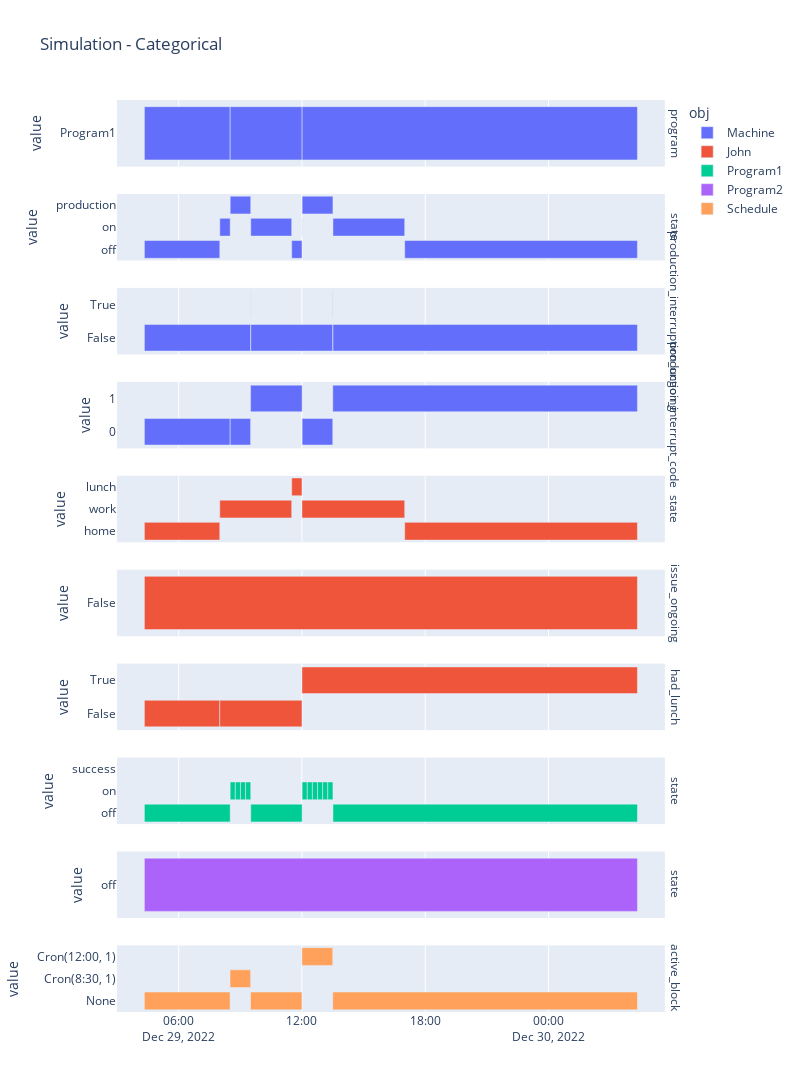
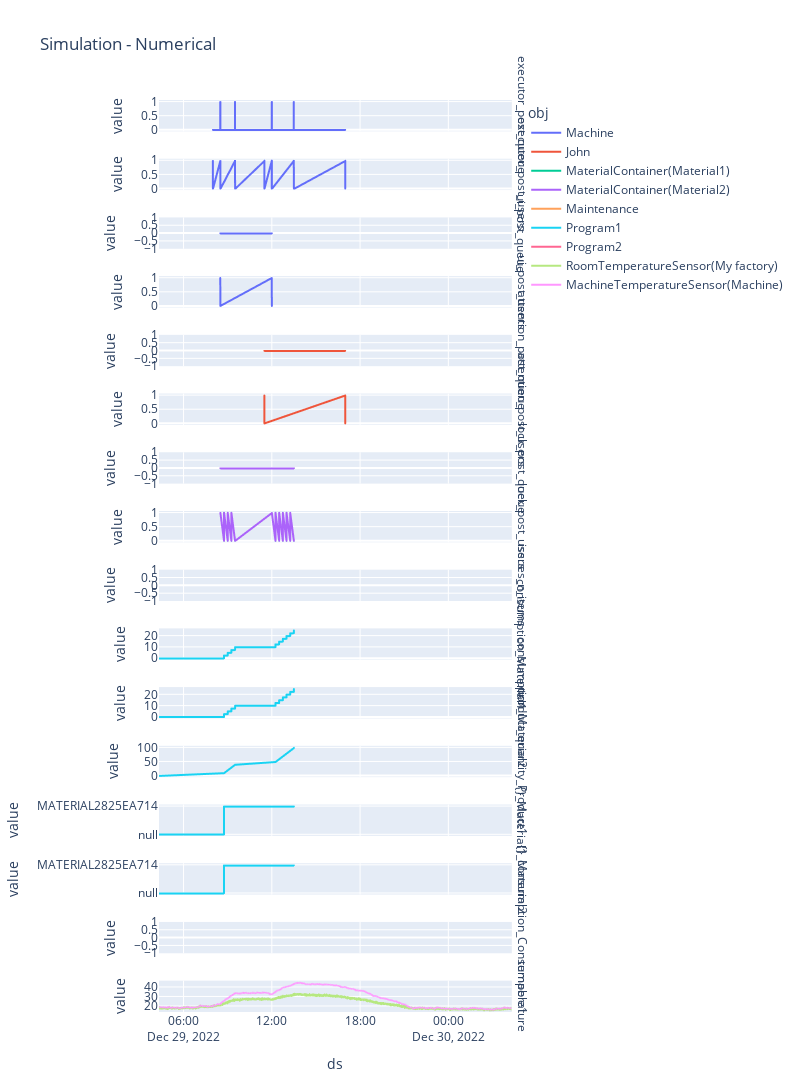

Notebook code for these charts, in order:
### Code cell
import logging
import sys

from src.simulator.factory import Factory


logging.basicConfig(
     filename='run.log',
     filemode='w',
     level=logging.INFO,
     format='%(asctime)s - %(name)s - %(levelname)-7s - %(message)s',
     datefmt='%H:%M:%S'
 )
logger = logging.getLogger(__name__)


logger.info('Starting simulation')
factory = Factory.from_config('config/factory.yml')
factory.run(1)
factory.plot()

### Figure 1 — Plotly figure (JSON) as saved in the notebook; plotly's stock layout.template omitted (floating-point values rounded to 4 significant figures)
{"data": [{"alignmentgroup": "True", "base": ["2022-12-29T04:19:48.906000+02:00", "2022-12-29T08:30:22+02:00", "2022-12-29T12:00:28+02:00"], "hovertemplate": "obj=Machine<br>name=Machine - program<br>ds=%{base}<br>end_ts=%{x}<br>value=%{y}<extra></extra>", "legendgroup": "Machine", "marker": {"color": "#636efa", "pattern": {"shape": ""}}, "name": "Machine", "offsetgroup": "Machine", "orientation": "h", "showlegend": true, "textposition": "auto", "type": "bar", "x": [15033094, 12606000, 58760906], "xaxis": "x10", "y": ["Program1", "Program1", "Program1"], "yaxis": "y10"}, {"alignmentgroup": "True", "base": ["2022-12-29T04:19:48.906000+02:00", "2022-12-29T08:00:03+02:00", "2022-12-29T08:30:24+02:00", "2022-12-29T09:30:26+02:00", "2022-12-29T11:30:03+02:00", "2022-12-29T12:00:06+02:00", "2022-12-29T12:00:30+02:00", "2022-12-29T13:30:32+02:00", "2022-12-29T17:00:03+02:00"], "hovertemplate": "obj=Machine<br>name=Machine - state<br>ds=%{base}<br>end_ts=%{x}<br>value=%{y}<extra></extra>", "legendgroup": "Machine", "marker": {"color": "#636efa", "pattern": {"shape": ""}}, "name": "Machine", "offsetgroup": "Machine", "orientation": "h", "showlegend": false, "textposition": "auto", "type": "bar", "x": [13214094, 1821000, 3602000, 7177000, 1803000, 24000, 5402000, 12571000, 40785906], "xaxis": "x9", "y": ["off", "on", "production", "on", "off", "on", "production", "on", "off"], "yaxis": "y9"}, {"alignmentgroup": "True", "base": ["2022-12-29T04:19:48.906000+02:00", "2022-12-29T09:30:01+02:00", "2022-12-29T09:30:25+02:00", "2022-12-29T13:30:01+02:00", "2022-12-29T13:30:31+02:00"], "hovertemplate": "obj=Machine<br>name=Machine - production_interruption_ongoing<br>ds=%{base}<br>end_ts=%{x}<br>value=%{y}<extra></extra>", "legendgroup": "Machine", "marker": {"color": "#636efa", "pattern": {"shape": ""}}, "name": "Machine", "offsetgroup": "Machine", "orientation": "h", "showlegend": false, "textposition": "auto", "type": "bar", "x": [18612094, 24000, 14376000, 30000, 53357906], "xaxis": "x8", "y": ["False", "True", "False", "True", "False"], "yaxis": "y8"}, {"alignmentgroup": "True", "base": ["2022-12-29T04:19:48.906000+02:00", "2022-12-29T08:30:25+02:00", "2022-12-29T09:30:01+02:00", "2022-12-29T12:00:31+02:00", "2022-12-29T13:30:01+02:00"], "hovertemplate": "obj=Machine<br>name=Machine - production_interrupt_code<br>ds=%{base}<br>end_ts=%{x}<br>value=%{y}<extra></extra>", "legendgroup": "Machine", "marker": {"color": "#636efa", "pattern": {"shape": ""}}, "name": "Machine", "offsetgroup": "Machine", "orientation": "h", "showlegend": false, "textposition": "auto", "type": "bar", "x": [15036094, 3576000, 9030000, 5370000, 53387906], "xaxis": "x7", "y": ["0", "0", "1", "0", "1"], "yaxis": "y7"}, {"alignmentgroup": "True", "base": ["2022-12-29T04:19:48.906000+02:00", "2022-12-29T04:19:48.906000+02:00", "2022-12-29T08:00:00+02:00", "2022-12-29T11:30:03+02:00", "2022-12-29T12:00:03+02:00", "2022-12-29T17:00:03+02:00"], "hovertemplate": "obj=John<br>name=John - state<br>ds=%{base}<br>end_ts=%{x}<br>value=%{y}<extra></extra>", "legendgroup": "John", "marker": {"color": "#EF553B", "pattern": {"shape": ""}}, "name": "John", "offsetgroup": "John", "orientation": "h", "showlegend": true, "textposition": "auto", "type": "bar", "x": [0, 13211094, 12603000, 1800000, 18000000, 40785906], "xaxis": "x6", "y": ["home", "home", "work", "lunch", "work", "home"], "yaxis": "y6"}, {"alignmentgroup": "True", "base": ["2022-12-29T04:19:48.906000+02:00"], "hovertemplate": "obj=John<br>name=John - issue_ongoing<br>ds=%{base}<br>end_ts=%{x}<br>value=%{y}<extra></extra>", "legendgroup": "John", "marker": {"color": "#EF553B", "pattern": {"shape": ""}}, "name": "John", "offsetgroup": "John", "orientation": "h", "showlegend": false, "textposition": "auto", "type": "bar", "x": [86400000], "xaxis": "x5", "y": ["False"], "yaxis": "y5"}, {"alignmentgroup": "True", "base": ["2022-12-29T04:19:48.906000+02:00", "2022-12-29T08:00:00+02:00", "2022-12-29T12:00:03+02:00"], "hovertemplate": "obj=John<br>name=John - had_lunch<br>ds=%{base}<br>end_ts=%{x}<br>value=%{y}<extra></extra>", "legendgroup": "John", "marker": {"color": "#EF553B", "pattern": {"shape": ""}}, "name": "John", "offsetgroup": "John", "orientation": "h", "showlegend": false, "textposition": "auto", "type": "bar", "x": [13211094, 14403000, 58785906], "xaxis": "x4", "y": ["False", "False", "True"], "yaxis": "y4"}, {"alignmentgroup": "True", "base": ["2022-12-29T04:19:48.906000+02:00", "2022-12-29T08:30:25+02:00", "2022-12-29T08:45:25+02:00", "2022-12-29T08:45:25+02:00", "2022-12-29T08:45:25+02:00", "2022-12-29T09:00:25+02:00", "2022-12-29T09:00:25+02:00", "2022-12-29T09:00:25+02:00", "2022-12-29T09:15:25+02:00", "2022-12-29T09:15:25+02:00", "2022-12-29T09:15:25+02:00", "2022-12-29T09:30:25+02:00", "2022-12-29T09:30:25+02:00", "2022-12-29T12:00:31+02:00", "2022-12-29T12:15:31+02:00", "2022-12-29T12:15:31+02:00", "2022-12-29T12:15:31+02:00", "2022-12-29T12:30:31+02:00", "2022-12-29T12:30:31+02:00", "2022-12-29T12:30:31+02:00", "2022-12-29T12:45:31+02:00", "2022-12-29T12:45:31+02:00", "2022-12-29T12:45:31+02:00", "2022-12-29T13:00:31+02:00", "2022-12-29T13:00:31+02:00", "2022-12-29T13:00:31+02:00", "2022-12-29T13:15:31+02:00", "2022-12-29T13:15:31+02:00", "2022-12-29T13:15:31+02:00", "2022-12-29T13:30:31+02:00", "2022-12-29T13:30:31+02:00"], "hovertemplate": "obj=Program1<br>name=Program1 - state<br>ds=%{base}<br>end_ts=%{x}<br>value=%{y}<extra></extra>", "legendgroup": "Program1", "marker": {"color": "#00cc96", "pattern": {"shape": ""}}, "name": "Program1", "offsetgroup": "Program1", "orientation": "h", "showlegend": true, "textposition": "auto", "type": "bar", "x": [15036094, 900000, 0, 0, 900000, 0, 0, 900000, 0, 0, 900000, 0, 9006000, 900000, 0, 0, 900000, 0, 0, 900000, 0, 0, 900000, 0, 0, 900000, 0, 0, 900000, 0, 53357906], "xaxis": "x3", "y": ["off", "on", "success", "off", "on", "success", "off", "on", "success", "off", "on", "success", "off", "on", "success", "off", "on", "success", "off", "on", "success", "off", "on", "success", "off", "on", "success", "off", "on", "success", "off"], "yaxis": "y3"}, {"alignmentgroup": "True", "base": ["2022-12-29T04:19:48.906000+02:00"], "hovertemplate": "obj=Program2<br>name=Program2 - state<br>ds=%{base}<br>end_ts=%{x}<br>value=%{y}<extra></extra>", "legendgroup": "Program2", "marker": {"color": "#ab63fa", "pattern": {"shape": ""}}, "name": "Program2", "offsetgroup": "Program2", "orientation": "h", "showlegend": true, "textposition": "auto", "type": "bar", "x": [86400000], "xaxis": "x2", "y": ["off"], "yaxis": "y2"}, {"alignmentgroup": "True", "base": ["2022-12-29T04:19:48.906000+02:00", "2022-12-29T08:30:00+02:00", "2022-12-29T09:29:59+02:00", "2022-12-29T12:00:00+02:00", "2022-12-29T13:29:59+02:00"], "hovertemplate": "obj=Schedule<br>name=Schedule - active_block<br>ds=%{base}<br>end_ts=%{x}<br>value=%{y}<extra></extra>", "legendgroup": "Schedule", "marker": {"color": "#FFA15A", "pattern": {"shape": ""}}, "name": "Schedule", "offsetgroup": "Schedule", "orientation": "h", "showlegend": true, "textposition": "auto", "type": "bar", "x": [15011094, 3599000, 9001000, 5399000, 53389906], "xaxis": "x", "y": ["None", "Cron(8:30, 1)", "None", "Cron(12:00, 1)", "None"], "yaxis": "y"}], "layout": {"annotations": [{"font": {}, "showarrow": false, "text": "active_block", "textangle": 90, "x": 0.98, "xanchor": "left", "xref": "paper", "y": 0.0365, "yanchor": "middle", "yref": "paper"}, {"font": {}, "showarrow": false, "text": "state", "textangle": 90, "x": 0.98, "xanchor": "left", "xref": "paper", "y": 0.1395, "yanchor": "middle", "yref": "paper"}, {"font": {}, "showarrow": false, "text": "state", "textangle": 90, "x": 0.98, "xanchor": "left", "xref": "paper", "y": 0.2425, "yanchor": "middle", "yref": "paper"}, {"font": {}, "showarrow": false, "text": "had_lunch", "textangle": 90, "x": 0.98, "xanchor": "left", "xref": "paper", "y": 0.3455, "yanchor": "middle", "yref": "paper"}, {"font": {}, "showarrow": false, "text": "issue_ongoing", "textangle": 90, "x": 0.98, "xanchor": "left", "xref": "paper", "y": 0.4485, "yanchor": "middle", "yref": "paper"}, {"font": {}, "showarrow": false, "text": "state", "textangle": 90, "x": 0.98, "xanchor": "left", "xref": "paper", "y": 0.5515, "yanchor": "middle", "yref": "paper"}, {"font": {}, "showarrow": false, "text": "production_interrupt_code", "textangle": 90, "x": 0.98, "xanchor": "left", "xref": "paper", "y": 0.6545, "yanchor": "middle", "yref": "paper"}, {"font": {}, "showarrow": false, "text": "production_interruption_ongoing", "textangle": 90, "x": 0.98, "xanchor": "left", "xref": "paper", "y": 0.7575, "yanchor": "middle", "yref": "paper"}, {"font": {}, "showarrow": false, "text": "state", "textangle": 90, "x": 0.98, "xanchor": "left", "xref": "paper", "y": 0.8605, "yanchor": "middle", "yref": "paper"}, {"font": {}, "showarrow": false, "text": "program", "textangle": 90, "x": 0.98, "xanchor": "left", "xref": "paper", "y": 0.9635, "yanchor": "middle", "yref": "paper"}], "barmode": "overlay", "height": 2100, "legend": {"title": {"text": "obj"}, "tracegroupgap": 0}, "title": {"text": "Simulation - Categorical"}, "width": 800, "xaxis": {"anchor": "y", "domain": [0, 0.98], "type": "date"}, "xaxis10": {"anchor": "y10", "domain": [0, 0.98], "matches": "x", "showticklabels": false, "type": "date"}, "xaxis2": {"anchor": "y2", "domain": [0, 0.98], "matches": "x", "showticklabels": false, "type": "date"}, "xaxis3": {"anchor": "y3", "domain": [0, 0.98], "matches": "x", "showticklabels": false, "type": "date"}, "xaxis4": {"anchor": "y4", "domain": [0, 0.98], "matches": "x", "showticklabels": false, "type": "date"}, "xaxis5": {"anchor": "y5", "domain": [0, 0.98], "matches": "x", "showticklabels": false, "type": "date"}, "xaxis6": {"anchor": "y6", "domain": [0, 0.98], "matches": "x", "showticklabels": false, "type": "date"}, "xaxis7": {"anchor": "y7", "domain": [0, 0.98], "matches": "x", "showticklabels": false, "type": "date"}, "xaxis8": {"anchor": "y8", "domain": [0, 0.98], "matches": "x", "showticklabels": false, "type": "date"}, "xaxis9": {"anchor": "y9", "domain": [0, 0.98], "matches": "x", "showticklabels": false, "type": "date"}, "yaxis": {"anchor": "x", "domain": [0, 0.073], "title": {"text": "value"}}, "yaxis10": {"anchor": "x10", "domain": [0.927, 1.0], "title": {"text": "value"}}, "yaxis2": {"anchor": "x2", "domain": [0.103, 0.176], "title": {"text": "value"}}, "yaxis3": {"anchor": "x3", "domain": [0.206, 0.279], "title": {"text": "value"}}, "yaxis4": {"anchor": "x4", "domain": [0.309, 0.382], "title": {"text": "value"}}, "yaxis5": {"anchor": "x5", "domain": [0.412, 0.485], "title": {"text": "value"}}, "yaxis6": {"anchor": "x6", "domain": [0.515, 0.588], "title": {"text": "value"}}, "yaxis7": {"anchor": "x7", "domain": [0.618, 0.691], "title": {"text": "value"}}, "yaxis8": {"anchor": "x8", "domain": [0.721, 0.794], "title": {"text": "value"}}, "yaxis9": {"anchor": "x9", "domain": [0.824, 0.897], "title": {"text": "value"}}}}

### Figure 2 — Plotly figure (JSON) as saved in the notebook; plotly's stock layout.template omitted (floating-point values rounded to 4 significant figures; data arrays with more than 128 entries replaced by an {"elided": "..."} marker saying what was removed)
{"data": [{"hovertemplate": "obj=Machine<br>key=executor_post_queue<br>ds=%{x}<br>value=%{y}<extra></extra>", "legendgroup": "Machine", "line": {"color": "#636efa", "dash": "solid"}, "marker": {"symbol": "circle"}, "mode": "lines", "name": "Machine", "showlegend": true, "type": "scattergl", "x": ["2022-12-29T08:00:02+02:00", "2022-12-29T08:00:03+02:00", "2022-12-29T08:30:01+02:00", "2022-12-29T08:30:02+02:00", "2022-12-29T08:30:22+02:00", "2022-12-29T08:30:23+02:00", "2022-12-29T08:30:24+02:00", "2022-12-29T08:30:25+02:00", "2022-12-29T09:30:00+02:00", "2022-12-29T09:30:01+02:00", "2022-12-29T09:30:01+02:00", "2022-12-29T09:30:26+02:00", "2022-12-29T11:30:02+02:00", "2022-12-29T11:30:03+02:00", "2022-12-29T12:00:05+02:00", "2022-12-29T12:00:06+02:00", "2022-12-29T12:00:07+02:00", "2022-12-29T12:00:08+02:00", "2022-12-29T12:00:28+02:00", "2022-12-29T12:00:29+02:00", "2022-12-29T12:00:30+02:00", "2022-12-29T12:00:31+02:00", "2022-12-29T13:30:00+02:00", "2022-12-29T13:30:00+02:00", "2022-12-29T13:30:00+02:00", "2022-12-29T13:30:01+02:00", "2022-12-29T13:30:01+02:00", "2022-12-29T13:30:32+02:00", "2022-12-29T17:00:02+02:00", "2022-12-29T17:00:03+02:00"], "xaxis": "x16", "y": [0, 0, 0, 1, 0, 1, 0, 0, 0, 1, 0, 0, 0, 0, 0, 0, 0, 1, 0, 1, 0, 0, 0, 1, 0, 1, 0, 0, 0, 0], "yaxis": "y16"}, {"hovertemplate": "obj=Machine<br>key=executor_post_users<br>ds=%{x}<br>value=%{y}<extra></extra>", "legendgroup": "Machine", "line": {"color": "#636efa", "dash": "solid"}, "marker": {"symbol": "circle"}, "mode": "lines", "name": "Machine", "showlegend": false, "type": "scattergl", "x": ["2022-12-29T08:00:02+02:00", "2022-12-29T08:00:03+02:00", "2022-12-29T08:30:01+02:00", "2022-12-29T08:30:02+02:00", "2022-12-29T08:30:22+02:00", "2022-12-29T08:30:23+02:00", "2022-12-29T08:30:24+02:00", "2022-12-29T08:30:25+02:00", "2022-12-29T09:30:00+02:00", "2022-12-29T09:30:01+02:00", "2022-12-29T09:30:01+02:00", "2022-12-29T09:30:26+02:00", "2022-12-29T11:30:02+02:00", "2022-12-29T11:30:03+02:00", "2022-12-29T12:00:05+02:00", "2022-12-29T12:00:06+02:00", "2022-12-29T12:00:07+02:00", "2022-12-29T12:00:08+02:00", "2022-12-29T12:00:28+02:00", "2022-12-29T12:00:29+02:00", "2022-12-29T12:00:30+02:00", "2022-12-29T12:00:31+02:00", "2022-12-29T13:30:00+02:00", "2022-12-29T13:30:00+02:00", "2022-12-29T13:30:00+02:00", "2022-12-29T13:30:01+02:00", "2022-12-29T13:30:01+02:00", "2022-12-29T13:30:32+02:00", "2022-12-29T17:00:02+02:00", "2022-12-29T17:00:03+02:00"], "xaxis": "x15", "y": [1, 0, 1, 1, 1, 1, 1, 0, 1, 1, 1, 0, 1, 0, 1, 0, 1, 1, 1, 1, 1, 0, 1, 1, 1, 1, 1, 0, 1, 0], "yaxis": "y15"}, {"hovertemplate": "obj=Machine<br>key=ui_post_queue<br>ds=%{x}<br>value=%{y}<extra></extra>", "legendgroup": "Machine", "line": {"color": "#636efa", "dash": "solid"}, "marker": {"symbol": "circle"}, "mode": "lines", "name": "Machine", "showlegend": false, "type": "scattergl", "x": ["2022-12-29T08:30:01+02:00", "2022-12-29T08:30:25+02:00", "2022-12-29T12:00:07+02:00", "2022-12-29T12:00:31+02:00"], "xaxis": "x14", "y": [0, 0, 0, 0], "yaxis": "y14"}, {"hovertemplate": "obj=Machine<br>key=ui_post_users<br>ds=%{x}<br>value=%{y}<extra></extra>", "legendgroup": "Machine", "line": {"color": "#636efa", "dash": "solid"}, "marker": {"symbol": "circle"}, "mode": "lines", "name": "Machine", "showlegend": false, "type": "scattergl", "x": ["2022-12-29T08:30:01+02:00", "2022-12-29T08:30:25+02:00", "2022-12-29T12:00:07+02:00", "2022-12-29T12:00:31+02:00"], "xaxis": "x13", "y": [1, 0, 1, 0], "yaxis": "y13"}, {"hovertemplate": "obj=John<br>key=attention_post_queue<br>ds=%{x}<br>value=%{y}<extra></extra>", "legendgroup": "John", "line": {"color": "#EF553B", "dash": "solid"}, "marker": {"symbol": "circle"}, "mode": "lines", "name": "John", "showlegend": true, "type": "scattergl", "x": ["2022-12-29T11:30:00+02:00", "2022-12-29T11:30:03+02:00", "2022-12-29T17:00:00+02:00", "2022-12-29T17:00:03+02:00"], "xaxis": "x12", "y": [0, 0, 0, 0], "yaxis": "y12"}, {"hovertemplate": "obj=John<br>key=attention_post_users<br>ds=%{x}<br>value=%{y}<extra></extra>", "legendgroup": "John", "line": {"color": "#EF553B", "dash": "solid"}, "marker": {"symbol": "circle"}, "mode": "lines", "name": "John", "showlegend": false, "type": "scattergl", "x": ["2022-12-29T11:30:00+02:00", "2022-12-29T11:30:03+02:00", "2022-12-29T17:00:00+02:00", "2022-12-29T17:00:03+02:00"], "xaxis": "x11", "y": [1, 0, 1, 0], "yaxis": "y11"}, {"hovertemplate": "obj=MaterialContainer(Material1)<br>key=lock_post_queue<br>ds=%{x}<br>value=%{y}<extra></extra>", "legendgroup": "MaterialContainer(Material1)", "line": {"color": "#00cc96", "dash": "solid"}, "marker": {"symbol": "circle"}, "mode": "lines", "name": "MaterialContainer(Material1)", "showlegend": true, "type": "scattergl", "x": ["2022-12-29T08:30:25+02:00", "2022-12-29T08:45:25+02:00", "2022-12-29T08:45:25+02:00", "2022-12-29T09:00:25+02:00", "2022-12-29T09:00:25+02:00", "2022-12-29T09:15:25+02:00", "2022-12-29T09:15:25+02:00", "2022-12-29T09:30:25+02:00", "2022-12-29T12:00:31+02:00", "2022-12-29T12:15:31+02:00", "2022-12-29T12:15:31+02:00", "2022-12-29T12:30:31+02:00", "2022-12-29T12:30:31+02:00", "2022-12-29T12:45:31+02:00", "2022-12-29T12:45:31+02:00", "2022-12-29T13:00:31+02:00", "2022-12-29T13:00:31+02:00", "2022-12-29T13:15:31+02:00", "2022-12-29T13:15:31+02:00", "2022-12-29T13:30:31+02:00"], "xaxis": "x10", "y": [0, 0, 0, 0, 0, 0, 0, 0, 0, 0, 0, 0, 0, 0, 0, 0, 0, 0, 0, 0], "yaxis": "y10"}, {"hovertemplate": "obj=MaterialContainer(Material1)<br>key=lock_post_users<br>ds=%{x}<br>value=%{y}<extra></extra>", "legendgroup": "MaterialContainer(Material1)", "line": {"color": "#00cc96", "dash": "solid"}, "marker": {"symbol": "circle"}, "mode": "lines", "name": "MaterialContainer(Material1)", "showlegend": false, "type": "scattergl", "x": ["2022-12-29T08:30:25+02:00", "2022-12-29T08:45:25+02:00", "2022-12-29T08:45:25+02:00", "2022-12-29T09:00:25+02:00", "2022-12-29T09:00:25+02:00", "2022-12-29T09:15:25+02:00", "2022-12-29T09:15:25+02:00", "2022-12-29T09:30:25+02:00", "2022-12-29T12:00:31+02:00", "2022-12-29T12:15:31+02:00", "2022-12-29T12:15:31+02:00", "2022-12-29T12:30:31+02:00", "2022-12-29T12:30:31+02:00", "2022-12-29T12:45:31+02:00", "2022-12-29T12:45:31+02:00", "2022-12-29T13:00:31+02:00", "2022-12-29T13:00:31+02:00", "2022-12-29T13:15:31+02:00", "2022-12-29T13:15:31+02:00", "2022-12-29T13:30:31+02:00"], "xaxis": "x9", "y": [1, 0, 1, 0, 1, 0, 1, 0, 1, 0, 1, 0, 1, 0, 1, 0, 1, 0, 1, 0], "yaxis": "y9"}, {"hovertemplate": "obj=MaterialContainer(Material2)<br>key=lock_post_queue<br>ds=%{x}<br>value=%{y}<extra></extra>", "legendgroup": "MaterialContainer(Material2)", "line": {"color": "#ab63fa", "dash": "solid"}, "marker": {"symbol": "circle"}, "mode": "lines", "name": "MaterialContainer(Material2)", "showlegend": true, "type": "scattergl", "x": ["2022-12-29T08:30:25+02:00", "2022-12-29T08:45:25+02:00", "2022-12-29T08:45:25+02:00", "2022-12-29T09:00:25+02:00", "2022-12-29T09:00:25+02:00", "2022-12-29T09:15:25+02:00", "2022-12-29T09:15:25+02:00", "2022-12-29T09:30:25+02:00", "2022-12-29T12:00:31+02:00", "2022-12-29T12:15:31+02:00", "2022-12-29T12:15:31+02:00", "2022-12-29T12:30:31+02:00", "2022-12-29T12:30:31+02:00", "2022-12-29T12:45:31+02:00", "2022-12-29T12:45:31+02:00", "2022-12-29T13:00:31+02:00", "2022-12-29T13:00:31+02:00", "2022-12-29T13:15:31+02:00", "2022-12-29T13:15:31+02:00", "2022-12-29T13:30:31+02:00"], "xaxis": "x10", "y": [0, 0, 0, 0, 0, 0, 0, 0, 0, 0, 0, 0, 0, 0, 0, 0, 0, 0, 0, 0], "yaxis": "y10"}, {"hovertemplate": "obj=MaterialContainer(Material2)<br>key=lock_post_users<br>ds=%{x}<br>value=%{y}<extra></extra>", "legendgroup": "MaterialContainer(Material2)", "line": {"color": "#ab63fa", "dash": "solid"}, "marker": {"symbol": "circle"}, "mode": "lines", "name": "MaterialContainer(Material2)", "showlegend": false, "type": "scattergl", "x": ["2022-12-29T08:30:25+02:00", "2022-12-29T08:45:25+02:00", "2022-12-29T08:45:25+02:00", "2022-12-29T09:00:25+02:00", "2022-12-29T09:00:25+02:00", "2022-12-29T09:15:25+02:00", "2022-12-29T09:15:25+02:00", "2022-12-29T09:30:25+02:00", "2022-12-29T12:00:31+02:00", "2022-12-29T12:15:31+02:00", "2022-12-29T12:15:31+02:00", "2022-12-29T12:30:31+02:00", "2022-12-29T12:30:31+02:00", "2022-12-29T12:45:31+02:00", "2022-12-29T12:45:31+02:00", "2022-12-29T13:00:31+02:00", "2022-12-29T13:00:31+02:00", "2022-12-29T13:15:31+02:00", "2022-12-29T13:15:31+02:00", "2022-12-29T13:30:31+02:00"], "xaxis": "x9", "y": [1, 0, 1, 0, 1, 0, 1, 0, 1, 0, 1, 0, 1, 0, 1, 0, 1, 0, 1, 0], "yaxis": "y9"}, {"hovertemplate": "obj=Maintenance<br>key=issues_n_items<br>ds=%{x}<br>value=%{y}<extra></extra>", "legendgroup": "Maintenance", "line": {"color": "#FFA15A", "dash": "solid"}, "marker": {"symbol": "circle"}, "mode": "lines", "name": "Maintenance", "showlegend": true, "type": "scattergl", "x": ["2022-12-29T04:19:48.906000+02:00"], "xaxis": "x8", "y": [0], "yaxis": "y8"}, {"hovertemplate": "obj=Program1<br>key=consumption_Material1<br>ds=%{x}<br>value=%{y}<extra></extra>", "legendgroup": "Program1", "line": {"color": "#19d3f3", "dash": "solid"}, "marker": {"symbol": "circle"}, "mode": "lines", "name": "Program1", "showlegend": true, "type": "scattergl", "x": ["2022-12-29T04:19:48.906000+02:00", "2022-12-29T04:19:48.906000+02:00", "2022-12-29T04:19:48.906000+02:00", "2022-12-29T08:45:25+02:00", "2022-12-29T08:45:25+02:00", "2022-12-29T09:00:25+02:00", "2022-12-29T09:00:25+02:00", "2022-12-29T09:15:25+02:00", "2022-12-29T09:15:25+02:00", "2022-12-29T09:30:25+02:00", "2022-12-29T09:30:25+02:00", "2022-12-29T12:15:31+02:00", "2022-12-29T12:15:31+02:00", "2022-12-29T12:30:31+02:00", "2022-12-29T12:30:31+02:00", "2022-12-29T12:45:31+02:00", "2022-12-29T12:45:31+02:00", "2022-12-29T13:00:31+02:00", "2022-12-29T13:00:31+02:00", "2022-12-29T13:15:31+02:00", "2022-12-29T13:15:31+02:00", "2022-12-29T13:30:31+02:00", "2022-12-29T13:30:31+02:00"], "xaxis": "x7", "y": [0, 0, 0, 0, 2.5, 2.5, 5.0, 5.0, 7.5, 7.5, 10.0, 10.0, 12.5, 12.5, 15.0, 15.0, 17.5, 17.5, 20.0, 20.0, 22.5, 22.5, 25.0], "yaxis": "y7"}, {"hovertemplate": "obj=Program1<br>key=consumption_Material2<br>ds=%{x}<br>value=%{y}<extra></extra>", "legendgroup": "Program1", "line": {"color": "#19d3f3", "dash": "solid"}, "marker": {"symbol": "circle"}, "mode": "lines", "name": "Program1", "showlegend": false, "type": "scattergl", "x": ["2022-12-29T04:19:48.906000+02:00", "2022-12-29T04:19:48.906000+02:00", "2022-12-29T04:19:48.906000+02:00", "2022-12-29T08:45:25+02:00", "2022-12-29T08:45:25+02:00", "2022-12-29T09:00:25+02:00", "2022-12-29T09:00:25+02:00", "2022-12-29T09:15:25+02:00", "2022-12-29T09:15:25+02:00", "2022-12-29T09:30:25+02:00", "2022-12-29T09:30:25+02:00", "2022-12-29T12:15:31+02:00", "2022-12-29T12:15:31+02:00", "2022-12-29T12:30:31+02:00", "2022-12-29T12:30:31+02:00", "2022-12-29T12:45:31+02:00", "2022-12-29T12:45:31+02:00", "2022-12-29T13:00:31+02:00", "2022-12-29T13:00:31+02:00", "2022-12-29T13:15:31+02:00", "2022-12-29T13:15:31+02:00", "2022-12-29T13:30:31+02:00", "2022-12-29T13:30:31+02:00"], "xaxis": "x6", "y": [0, 0, 0, 0, 2.5, 2.5, 5.0, 5.0, 7.5, 7.5, 10.0, 10.0, 12.5, 12.5, 15.0, 15.0, 17.5, 17.5, 20.0, 20.0, 22.5, 22.5, 25.0], "yaxis": "y6"}, {"hovertemplate": "obj=Program1<br>key=product_quantity_Product1<br>ds=%{x}<br>value=%{y}<extra></extra>", "legendgroup": "Program1", "line": {"color": "#19d3f3", "dash": "solid"}, "marker": {"symbol": "circle"}, "mode": "lines", "name": "Program1", "showlegend": false, "type": "scattergl", "x": ["2022-12-29T04:19:48.906000+02:00", "2022-12-29T04:19:48.906000+02:00", "2022-12-29T08:45:25+02:00", "2022-12-29T09:00:25+02:00", "2022-12-29T09:15:25+02:00", "2022-12-29T09:30:25+02:00", "2022-12-29T12:15:31+02:00", "2022-12-29T12:30:31+02:00", "2022-12-29T12:45:31+02:00", "2022-12-29T13:00:31+02:00", "2022-12-29T13:15:31+02:00", "2022-12-29T13:30:31+02:00"], "xaxis": "x5", "y": [0, 0, 10, 20, 30, 40, 50, 60, 70, 80, 90, 100], "yaxis": "y5"}, {"hovertemplate": "obj=Program1<br>key={}_Material1<br>ds=%{x}<br>value=%{y}<extra></extra>", "legendgroup": "Program1", "line": {"color": "#19d3f3", "dash": "solid"}, "marker": {"symbol": "circle"}, "mode": "lines", "name": "Program1", "showlegend": false, "type": "scattergl", "x": ["2022-12-29T04:19:48.906000+02:00", "2022-12-29T04:19:48.906000+02:00", "2022-12-29T04:19:48.906000+02:00", "2022-12-29T08:45:25+02:00", "2022-12-29T08:45:25+02:00", "2022-12-29T09:00:25+02:00", "2022-12-29T09:00:25+02:00", "2022-12-29T09:15:25+02:00", "2022-12-29T09:15:25+02:00", "2022-12-29T09:30:25+02:00", "2022-12-29T09:30:25+02:00", "2022-12-29T12:15:31+02:00", "2022-12-29T12:15:31+02:00", "2022-12-29T12:30:31+02:00", "2022-12-29T12:30:31+02:00", "2022-12-29T12:45:31+02:00", "2022-12-29T12:45:31+02:00", "2022-12-29T13:00:31+02:00", "2022-12-29T13:00:31+02:00", "2022-12-29T13:15:31+02:00", "2022-12-29T13:15:31+02:00", "2022-12-29T13:30:31+02:00", "2022-12-29T13:30:31+02:00"], "xaxis": "x4", "y": ["null", "null", "null", "null", "MATERIAL2825EA714", "MATERIAL2825EA714", "MATERIAL2825EA714", "MATERIAL2825EA714", "MATERIAL2825EA714", "MATERIAL2825EA714", "MATERIAL2825EA714", "MATERIAL2825EA714", "MATERIAL2825EA714", "MATERIAL2825EA714", "MATERIAL2825EA714", "MATERIAL2825EA714", "MATERIAL2825EA714", "MATERIAL2825EA714", "MATERIAL2825EA714", "MATERIAL2825EA714", "MATERIAL2825EA714", "MATERIAL2825EA714", "MATERIAL2825EA714"], "yaxis": "y4"}, {"hovertemplate": "obj=Program1<br>key={}_Material2<br>ds=%{x}<br>value=%{y}<extra></extra>", "legendgroup": "Program1", "line": {"color": "#19d3f3", "dash": "solid"}, "marker": {"symbol": "circle"}, "mode": "lines", "name": "Program1", "showlegend": false, "type": "scattergl", "x": ["2022-12-29T04:19:48.906000+02:00", "2022-12-29T04:19:48.906000+02:00", "2022-12-29T04:19:48.906000+02:00", "2022-12-29T08:45:25+02:00", "2022-12-29T08:45:25+02:00", "2022-12-29T09:00:25+02:00", "2022-12-29T09:00:25+02:00", "2022-12-29T09:15:25+02:00", "2022-12-29T09:15:25+02:00", "2022-12-29T09:30:25+02:00", "2022-12-29T09:30:25+02:00", "2022-12-29T12:15:31+02:00", "2022-12-29T12:15:31+02:00", "2022-12-29T12:30:31+02:00", "2022-12-29T12:30:31+02:00", "2022-12-29T12:45:31+02:00", "2022-12-29T12:45:31+02:00", "2022-12-29T13:00:31+02:00", "2022-12-29T13:00:31+02:00", "2022-12-29T13:15:31+02:00", "2022-12-29T13:15:31+02:00", "2022-12-29T13:30:31+02:00", "2022-12-29T13:30:31+02:00"], "xaxis": "x3", "y": ["null", "null", "null", "null", "MATERIAL2825EA714", "MATERIAL2825EA714", "MATERIAL2825EA714", "MATERIAL2825EA714", "MATERIAL2825EA714", "MATERIAL2825EA714", "MATERIAL2825EA714", "MATERIAL2825EA714", "MATERIAL2825EA714", "MATERIAL2825EA714", "MATERIAL2825EA714", "MATERIAL2825EA714", "MATERIAL2825EA714", "MATERIAL2825EA714", "MATERIAL2825EA714", "MATERIAL2825EA714", "MATERIAL2825EA714", "MATERIAL2825EA714", "MATERIAL2825EA714"], "yaxis": "y3"}, {"hovertemplate": "obj=Program2<br>key=consumption_Material1<br>ds=%{x}<br>value=%{y}<extra></extra>", "legendgroup": "Program2", "line": {"color": "#FF6692", "dash": "solid"}, "marker": {"symbol": "circle"}, "mode": "lines", "name": "Program2", "showlegend": true, "type": "scattergl", "x": ["2022-12-29T04:19:48.906000+02:00", "2022-12-29T04:19:48.906000+02:00", "2022-12-29T04:19:48.906000+02:00", "2022-12-29T04:19:48.906000+02:00"], "xaxis": "x7", "y": [0, 0, 0, 0], "yaxis": "y7"}, {"hovertemplate": "obj=Program2<br>key=consumption_Material2<br>ds=%{x}<br>value=%{y}<extra></extra>", "legendgroup": "Program2", "line": {"color": "#FF6692", "dash": "solid"}, "marker": {"symbol": "circle"}, "mode": "lines", "name": "Program2", "showlegend": false, "type": "scattergl", "x": ["2022-12-29T04:19:48.906000+02:00", "2022-12-29T04:19:48.906000+02:00", "2022-12-29T04:19:48.906000+02:00", "2022-12-29T04:19:48.906000+02:00"], "xaxis": "x6", "y": [0, 0, 0, 0], "yaxis": "y6"}, {"hovertemplate": "obj=Program2<br>key=product_quantity_Product1<br>ds=%{x}<br>value=%{y}<extra></extra>", "legendgroup": "Program2", "line": {"color": "#FF6692", "dash": "solid"}, "marker": {"symbol": "circle"}, "mode": "lines", "name": "Program2", "showlegend": false, "type": "scattergl", "x": ["2022-12-29T04:19:48.906000+02:00", "2022-12-29T04:19:48.906000+02:00"], "xaxis": "x5", "y": [0, 0], "yaxis": "y5"}, {"hovertemplate": "obj=Program2<br>key={}_Material1<br>ds=%{x}<br>value=%{y}<extra></extra>", "legendgroup": "Program2", "line": {"color": "#FF6692", "dash": "solid"}, "marker": {"symbol": "circle"}, "mode": "lines", "name": "Program2", "showlegend": false, "type": "scattergl", "x": ["2022-12-29T04:19:48.906000+02:00", "2022-12-29T04:19:48.906000+02:00", "2022-12-29T04:19:48.906000+02:00"], "xaxis": "x4", "y": ["null", "null", "null"], "yaxis": "y4"}, {"hovertemplate": "obj=Program2<br>key={}_Material2<br>ds=%{x}<br>value=%{y}<extra></extra>", "legendgroup": "Program2", "line": {"color": "#FF6692", "dash": "solid"}, "marker": {"symbol": "circle"}, "mode": "lines", "name": "Program2", "showlegend": false, "type": "scattergl", "x": ["2022-12-29T04:19:48.906000+02:00", "2022-12-29T04:19:48.906000+02:00", "2022-12-29T04:19:48.906000+02:00"], "xaxis": "x3", "y": ["null", "null", "null"], "yaxis": "y3"}, {"hovertemplate": "obj=Program2<br>key=consumption_Consumable1<br>ds=%{x}<br>value=%{y}<extra></extra>", "legendgroup": "Program2", "line": {"color": "#FF6692", "dash": "solid"}, "marker": {"symbol": "circle"}, "mode": "lines", "name": "Program2", "showlegend": false, "type": "scattergl", "x": ["2022-12-29T04:19:48.906000+02:00", "2022-12-29T04:19:48.906000+02:00", "2022-12-29T04:19:48.906000+02:00", "2022-12-29T04:19:48.906000+02:00"], "xaxis": "x2", "y": [0, 0, 0, 0], "yaxis": "y2"}, {"hovertemplate": "obj=RoomTemperatureSensor(My factory)<br>key=temperature<br>ds=%{x}<br>value=%{y}<extra></extra>", "legendgroup": "RoomTemperatureSensor(My factory)", "line": {"color": "#B6E880", "dash": "solid"}, "marker": {"symbol": "circle"}, "mode": "lines", "name": "RoomTemperatureSensor(My factory)", "showlegend": true, "type": "scattergl", "x": {"elided": "1440 str values"}, "xaxis": "x", "y": {"elided": "1440 float values"}, "yaxis": "y"}, {"hovertemplate": "obj=MachineTemperatureSensor(Machine)<br>key=temperature<br>ds=%{x}<br>value=%{y}<extra></extra>", "legendgroup": "MachineTemperatureSensor(Machine)", "line": {"color": "#FF97FF", "dash": "solid"}, "marker": {"symbol": "circle"}, "mode": "lines", "name": "MachineTemperatureSensor(Machine)", "showlegend": true, "type": "scattergl", "x": {"elided": "1440 str values"}, "xaxis": "x", "y": {"elided": "1440 float values"}, "yaxis": "y"}], "layout": {"annotations": [{"font": {}, "showarrow": false, "text": "temperature", "textangle": 90, "x": 0.98, "xanchor": "left", "xref": "paper", "y": 0.01719, "yanchor": "middle", "yref": "paper"}, {"font": {}, "showarrow": false, "text": "consumption_Consumable1", "textangle": 90, "x": 0.98, "xanchor": "left", "xref": "paper", "y": 0.08156, "yanchor": "middle", "yref": "paper"}, {"font": {}, "showarrow": false, "text": "{}_Material2", "textangle": 90, "x": 0.98, "xanchor": "left", "xref": "paper", "y": 0.1459, "yanchor": "middle", "yref": "paper"}, {"font": {}, "showarrow": false, "text": "{}_Material1", "textangle": 90, "x": 0.98, "xanchor": "left", "xref": "paper", "y": 0.2103, "yanchor": "middle", "yref": "paper"}, {"font": {}, "showarrow": false, "text": "product_quantity_Product1", "textangle": 90, "x": 0.98, "xanchor": "left", "xref": "paper", "y": 0.2747, "yanchor": "middle", "yref": "paper"}, {"font": {}, "showarrow": false, "text": "consumption_Material2", "textangle": 90, "x": 0.98, "xanchor": "left", "xref": "paper", "y": 0.3391, "yanchor": "middle", "yref": "paper"}, {"font": {}, "showarrow": false, "text": "consumption_Material1", "textangle": 90, "x": 0.98, "xanchor": "left", "xref": "paper", "y": 0.4034, "yanchor": "middle", "yref": "paper"}, {"font": {}, "showarrow": false, "text": "issues_n_items", "textangle": 90, "x": 0.98, "xanchor": "left", "xref": "paper", "y": 0.4678, "yanchor": "middle", "yref": "paper"}, {"font": {}, "showarrow": false, "text": "lock_post_users", "textangle": 90, "x": 0.98, "xanchor": "left", "xref": "paper", "y": 0.5322, "yanchor": "middle", "yref": "paper"}, {"font": {}, "showarrow": false, "text": "lock_post_queue", "textangle": 90, "x": 0.98, "xanchor": "left", "xref": "paper", "y": 0.5966, "yanchor": "middle", "yref": "paper"}, {"font": {}, "showarrow": false, "text": "attention_post_users", "textangle": 90, "x": 0.98, "xanchor": "left", "xref": "paper", "y": 0.6609, "yanchor": "middle", "yref": "paper"}, {"font": {}, "showarrow": false, "text": "attention_post_queue", "textangle": 90, "x": 0.98, "xanchor": "left", "xref": "paper", "y": 0.7253, "yanchor": "middle", "yref": "paper"}, {"font": {}, "showarrow": false, "text": "ui_post_users", "textangle": 90, "x": 0.98, "xanchor": "left", "xref": "paper", "y": 0.7897, "yanchor": "middle", "yref": "paper"}, {"font": {}, "showarrow": false, "text": "ui_post_queue", "textangle": 90, "x": 0.98, "xanchor": "left", "xref": "paper", "y": 0.8541, "yanchor": "middle", "yref": "paper"}, {"font": {}, "showarrow": false, "text": "executor_post_users", "textangle": 90, "x": 0.98, "xanchor": "left", "xref": "paper", "y": 0.9184, "yanchor": "middle", "yref": "paper"}, {"font": {}, "showarrow": false, "text": "executor_post_queue", "textangle": 90, "x": 0.98, "xanchor": "left", "xref": "paper", "y": 0.9828, "yanchor": "middle", "yref": "paper"}], "height": 2400, "legend": {"title": {"text": "obj"}, "tracegroupgap": 0}, "title": {"text": "Simulation - Numerical"}, "width": 800, "xaxis": {"anchor": "y", "domain": [0, 0.98], "title": {"text": "ds"}}, "xaxis10": {"anchor": "y10", "domain": [0, 0.98], "matches": "x", "showticklabels": false}, "xaxis11": {"anchor": "y11", "domain": [0, 0.98], "matches": "x", "showticklabels": false}, "xaxis12": {"anchor": "y12", "domain": [0, 0.98], "matches": "x", "showticklabels": false}, "xaxis13": {"anchor": "y13", "domain": [0, 0.98], "matches": "x", "showticklabels": false}, "xaxis14": {"anchor": "y14", "domain": [0, 0.98], "matches": "x", "showticklabels": false}, "xaxis15": {"anchor": "y15", "domain": [0, 0.98], "matches": "x", "showticklabels": false}, "xaxis16": {"anchor": "y16", "domain": [0, 0.98], "matches": "x", "showticklabels": false}, "xaxis2": {"anchor": "y2", "domain": [0, 0.98], "matches": "x", "showticklabels": false}, "xaxis3": {"anchor": "y3", "domain": [0, 0.98], "matches": "x", "showticklabels": false}, "xaxis4": {"anchor": "y4", "domain": [0, 0.98], "matches": "x", "showticklabels": false}, "xaxis5": {"anchor": "y5", "domain": [0, 0.98], "matches": "x", "showticklabels": false}, "xaxis6": {"anchor": "y6", "domain": [0, 0.98], "matches": "x", "showticklabels": false}, "xaxis7": {"anchor": "y7", "domain": [0, 0.98], "matches": "x", "showticklabels": false}, "xaxis8": {"anchor": "y8", "domain": [0, 0.98], "matches": "x", "showticklabels": false}, "xaxis9": {"anchor": "y9", "domain": [0, 0.98], "matches": "x", "showticklabels": false}, "yaxis": {"anchor": "x", "domain": [0, 0.03438], "title": {"text": "value"}}, "yaxis10": {"anchor": "x10", "domain": [0.5794, 0.6138], "title": {"text": "value"}}, "yaxis11": {"anchor": "x11", "domain": [0.6437, 0.6781], "title": {"text": "value"}}, "yaxis12": {"anchor": "x12", "domain": [0.7081, 0.7425], "title": {"text": "value"}}, "yaxis13": {"anchor": "x13", "domain": [0.7725, 0.8069], "title": {"text": "value"}}, "yaxis14": {"anchor": "x14", "domain": [0.8369, 0.8712], "title": {"text": "value"}}, "yaxis15": {"anchor": "x15", "domain": [0.9012, 0.9356], "title": {"text": "value"}}, "yaxis16": {"anchor": "x16", "domain": [0.9656, 1.0], "title": {"text": "value"}}, "yaxis2": {"anchor": "x2", "domain": [0.06438, 0.09875], "title": {"text": "value"}}, "yaxis3": {"anchor": "x3", "domain": [0.1288, 0.1631], "title": {"text": "value"}}, "yaxis4": {"anchor": "x4", "domain": [0.1931, 0.2275], "title": {"text": "value"}}, "yaxis5": {"anchor": "x5", "domain": [0.2575, 0.2919], "title": {"text": "value"}}, "yaxis6": {"anchor": "x6", "domain": [0.3219, 0.3563], "title": {"text": "value"}}, "yaxis7": {"anchor": "x7", "domain": [0.3862, 0.4206], "title": {"text": "value"}}, "yaxis8": {"anchor": "x8", "domain": [0.4506, 0.485], "title": {"text": "value"}}, "yaxis9": {"anchor": "x9", "domain": [0.515, 0.5494], "title": {"text": "value"}}}}
